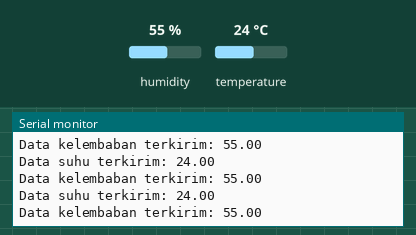
The sketch below on a simulated ESP8266 (NodeMCU). Shown: the last lines printed to the serial monitor. Inputs (shaded band) come from the test bench; at power-on: humidity 55 %, temperature 24 °C. WiFi joins after 1.5 s; servers stay silent unless stated; random numbers use the default seed unless the sketch sets one; no MQTT or app messages arrive unless stated.

Above: at 2.7 s.
2.8 s: humidity set to 22 %
At 3.9 s:
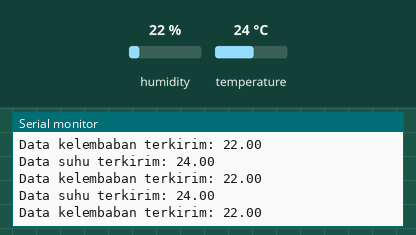
5.5 s: temperature set to 12 °C
At 6.3 s:
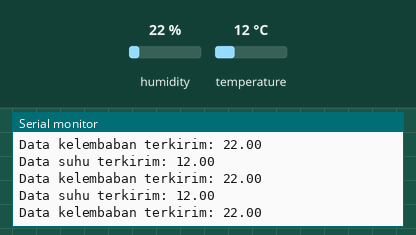

The sketch:

dht22_MQTT.ino
```cpp
#include <ESP8266WiFi.h>
#include <PubSubClient.h>
#include <DHT.h>

#define DHTPIN 2          // DHT22 signal pin
#define DHTTYPE DHT11      // DHT22 sensor type

// MQTT broker information
const char* mqtt_server = "broker.hivemq.com";
//const char* mqtt_username = "emqx";
//const char* mqtt_password = "public";
const char* mqtt_topic = "sensorrr/suhu";
const char* mqtt_topic1 = "sensorrr/klmbbn";

// WiFi network information
const char* ssid = "ASDE";
const char* password = "1234566678";

WiFiClient espClient;
PubSubClient client(espClient);

DHT dht(DHTPIN, DHTTYPE);

void setup() {
  Serial.begin(115200);
  delay(10);

  // Connect to WiFi network
  WiFi.begin(ssid, password);
  while (WiFi.status() != WL_CONNECTED) {
    delay(500);
    Serial.print(".");
  }

  Serial.println("");
  Serial.println("WiFi connected");

  // Connect to MQTT broker
  client.setServer(mqtt_server,1883);
  client.setCallback(callback);

  while (!client.connected()) {
    Serial.println("Connecting to MQTT broker...");
    if (client.connect("ESP8266Client")) {
      Serial.println("Connected to MQTT broker");
    } else {
      Serial.print("Failed with state ");
      Serial.print(client.state());
      delay(2000);
    }
  }

  // Initialize DHT sensor
  dht.begin();
}

void loop() {

  if (!client.connected()){
    reconnect();
  }

  // Read data from DHT sensor
  float temperature = dht.readTemperature();
  float humidity = dht.readHumidity();
//  Serial.println(temperature);
//  Serial.println(humidity);

  // Check if any reading failed
  if (isnan(temperature) || isnan(humidity)) {
    Serial.println("Failed to read data from DHT sensor");
    return;
  }

  // Publish data to MQTT broker
  if(client.connected()){
    char tempStr[10];
    char humStr[10];
    dtostrf(temperature, 2, 2, tempStr);
    dtostrf(humidity, 2, 2, humStr);
    client.publish(mqtt_topic, tempStr);
    client.publish(mqtt_topic1, humStr);
    Serial.println("Data suhu terkirim: " + String(tempStr));
    Serial.println("Data kelembaban terkirim: " + String(humStr));
  }

//  client.publish("temperature", temperatureStr);
//  client.publish("humidity", humidityStr);
}

void callback(char* topic, byte* payload, unsigned int length) {
  // Show Message received
  Serial.println("Pesan yang diterima: ");
  for (int i = 0; i < length; i++) {
    Serial.print((char)payload[i]);
  }
  Serial.println();
}

void reconnect() {
  Serial.println("Connecting to MQTT Broker...");
  while (!client.connected()) {
      Serial.println("Reconnecting to MQTT Broker..");
      String clientId = "ESP32Client-";
      clientId += String(random(0xffff), HEX);

      if (client.connect(clientId.c_str())) {
        Serial.println("Connected.");
        // subscribe to topic
      }

  }
}
```

Measured:
- after the input at 2.8 s, the serial monitor: prints a new line after 0.81 s (image 1)
- after the input at 5.5 s, the serial monitor: prints a new line after 0.14 s (image 2)
